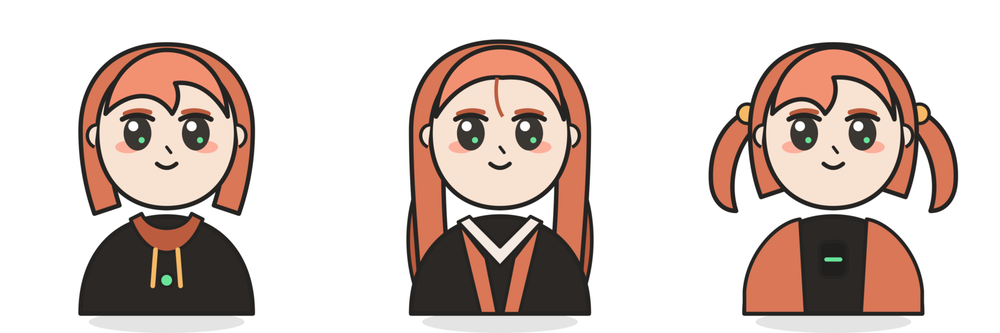
#> input picture assets/mascot/host/candidates.png, 1000 x 333 px, shrunk from 1680 x 560 before the run
$ python props.py ../../../assets/mascot/host/candidates.png ../../../assets/mascot/host/candidates.png ../../../assets/mascot/host/candidates.png
#> lines starting #> are read from the running program, lines starting #| are printed output that depends on the picture; after the words box and inside, x2 and y2 are one past the last pixel; in counts of white or black regions, pixels touching at a corner belong together
import sys, numpy as np
from PIL import Image
from scipy import ndimage as ndi
src, outdir, names = sys.argv[1], sys.argv[2], sys.argv[3].split(',')
im = np.asarray(Image.open(src).convert('RGB')).astype(np.float32)
d = np.sqrt(((255 - im) ** 2).sum(2))
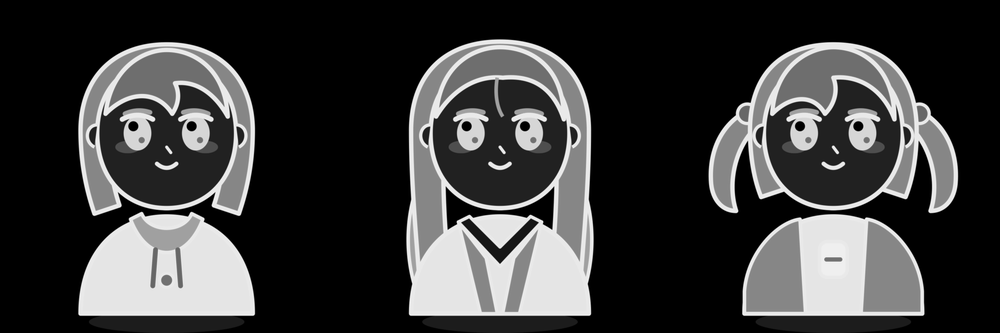
#> d: shape (333, 1000) float32; min 0, max 414.6, mean 96.9; drawn with min black and max white
fg = ndi.binary_closing(d > 22, iterations=3)
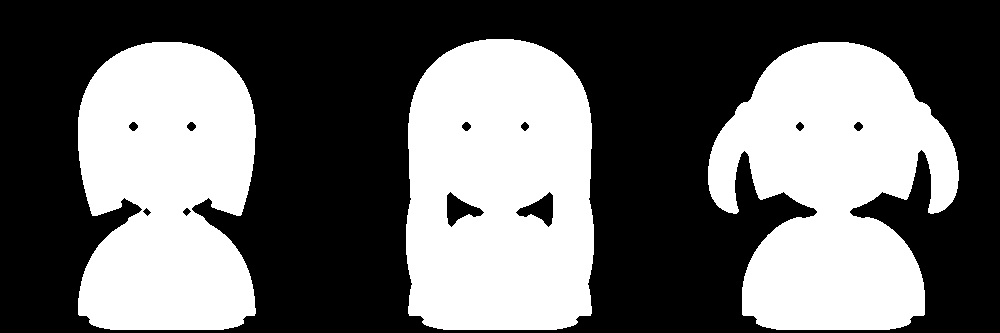
#> fg: shape (333, 1000) bool; 41.9% white; 3 white regions, box (x1, y1, x2, y2) and area: (406, 39, 594, 330) 48435, (708, 42, 959, 330) 47771, (78, 42, 256, 330) 43163
lab, n = ndi.label(fg)
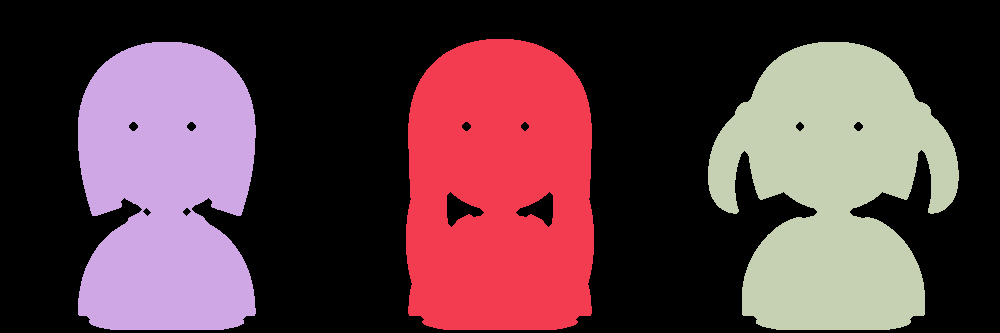
#> lab: shape (333, 1000) int32; 4 distinct labels, from 0 to 3; one colour per label, 0 black
#> n = 3
sizes = ndi.sum(fg, lab, range(1, n + 1))
#> sizes = [48435, 43163, 47771]
keep = list(np.argsort(sizes)[::-1][:len(names)] + 1)
#> keep = [1]
objs = [(k, ndi.find_objects(lab == k)[0]) for k in keep]
#> objs = 1 item
objs.sort(key=lambda o: ((o[1][0].start + o[1][0].stop) // 2) // 360 * 10000 + o[1][1].start)
for (k, sl), name in zip(objs, names):
    comp = ndi.binary_fill_holes(lab[sl] == k)
    a = np.clip(ndi.gaussian_filter(comp.astype(np.float32), 0.9) * 1.4 - 0.2, 0, 1)
    out = np.dstack([im[sl], a * 255]).astype(np.uint8)
    Image.fromarray(out).save(f'{outdir}/{name}.png')
    print(name, comp.shape[1], comp.shape[0])
#> this loop made 1 pass
#| ../../../assets/mascot/host/candidates.png 188 291
#> pass 1, `comp = ndi.binary_fill_holes(lab[sl] == k)`:
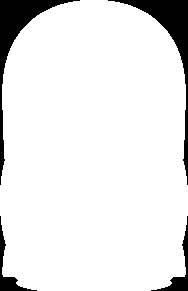
#> comp: shape (291, 188) bool; 90.9% white; 4 black regions, box (x1, y1, x2, y2) and area: (0, 0, 80, 185) 2013, (108, 0, 188, 185) 2013, (0, 216, 37, 291) 471, (151, 216, 188, 291) 471
#> pass 1, `a = np.clip(ndi.gaussian_filter(comp.astype(np.float32), 0.9) * 1.4 - ..`:
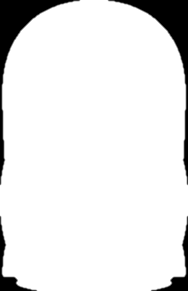
#> a: shape (291, 188) float32; min 0, max 1, mean 0.909
#> pass 1, `out = np.dstack([im[sl], a * 255]).astype(np.uint8)`:
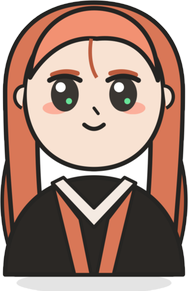
#> out: shape (291, 188, 4); mean R, G, B, A 164, 135.5, 123.5, 231.9; transparent parts drawn white
